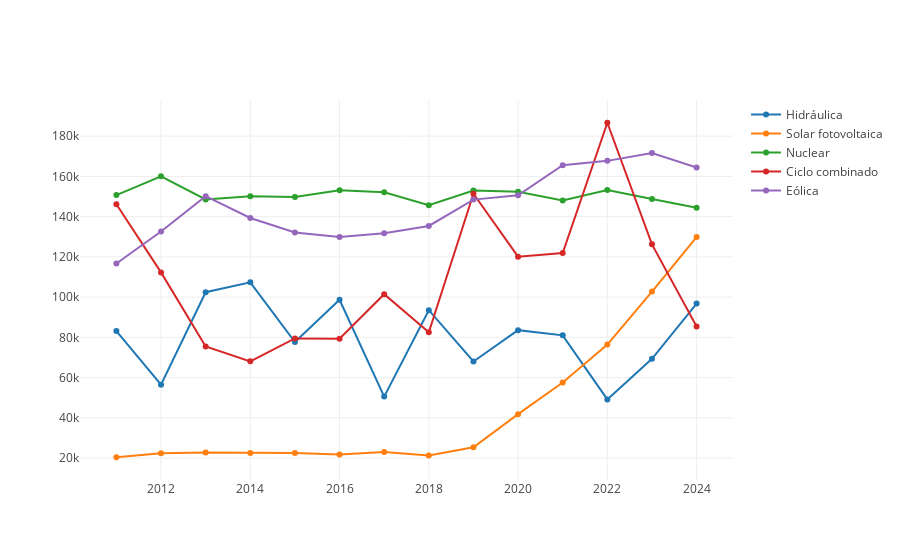

The cell this chart's notebook holds for it:
### Markdown cell above
### Gráfico evolución anual distintos tipos de energia

### Code cell
def AnalisisEnergiasAnual(listaEnergias: Seq[String], dataFrameBalance: DataFrame): Unit = {
  // Agrupar y calcular la media para datos renovables
  def calcularMediaAnual(df: DataFrame, tipo: String): DataFrame = {
    df.filter(col("Tipo") === tipo)
      .filter(date_format(col("FechaCompleta"), "yyyy") =!= "2010")  
      .groupBy(date_format(col("FechaCompleta"), "yyyy").as("Año"))
      .agg(sum("Valor").as("ValorPromedio"))
      .orderBy("Año")
  }

  val valores = listaEnergias.map(tipoEnergia => calcularMediaAnual(dataFrameBalance, tipoEnergia))
  val fechas = valores.head.select("Año").as[String].collect.toSeq
  val seqValores = valores.map(valor => valor.select("ValorPromedio").as[Double].collect.toSeq)

  val traces = listaEnergias.zip(seqValores).map { case (nombre, seqValor) =>
    Scatter(fechas, seqValor, name = nombre)
  }

  val data = traces
  plot(data)
}

val EnergiasParaAnalizar = Seq("Hidráulica", "Solar fotovoltaica", "Nuclear", "Ciclo combinado", "Eólica")
AnalisisEnergiasAnual(EnergiasParaAnalizar, dataFrameBalance)

### Figure 1 — Plotly figure (JSON) as saved in the notebook; plotly's stock layout.template omitted (floating-point values rounded to 4 significant figures)
{"data": [{"name": "Hidráulica", "type": "scatter", "x": ["2011", "2012", "2013", "2014", "2015", "2016", "2017", "2018", "2019", "2020", "2021", "2022", "2023", "2024"], "y": [83150.0, 56490.0, 102400.0, 107300.0, 77650.0, 98700.0, 50550.0, 93510.0, 67990.0, 83580.0, 81000.0, 49140.0, 69340.0, 96780.0]}, {"name": "Solar fotovoltaica", "type": "scatter", "x": ["2011", "2012", "2013", "2014", "2015", "2016", "2017", "2018", "2019", "2020", "2021", "2022", "2023", "2024"], "y": [20410.0, 22390.0, 22810.0, 22520.0, 22560.0, 21810.0, 23010.0, 21290.0, 25360.0, 41830.0, 57530.0, 76420.0, 102700.0, 129900.0]}, {"name": "Nuclear", "type": "scatter", "x": ["2011", "2012", "2013", "2014", "2015", "2016", "2017", "2018", "2019", "2020", "2021", "2022", "2023", "2024"], "y": [150700.0, 160100.0, 148500.0, 150200.0, 149800.0, 153100.0, 152200.0, 145700.0, 153000.0, 152300.0, 148000.0, 153300.0, 148700.0, 144400.0]}, {"name": "Ciclo combinado", "type": "scatter", "x": ["2011", "2012", "2013", "2014", "2015", "2016", "2017", "2018", "2019", "2020", "2021", "2022", "2023", "2024"], "y": [146200.0, 112300.0, 75440.0, 68090.0, 79480.0, 79280.0, 101500.0, 82500.0, 151400.0, 120100.0, 121900.0, 186700.0, 126200.0, 85440.0]}, {"name": "Eólica", "type": "scatter", "x": ["2011", "2012", "2013", "2014", "2015", "2016", "2017", "2018", "2019", "2020", "2021", "2022", "2023", "2024"], "y": [116700.0, 132600.0, 150200.0, 139300.0, 132100.0, 129900.0, 131800.0, 135400.0, 148500.0, 150600.0, 165500.0, 167700.0, 171600.0, 164400.0]}], "layout": {"autosize": true, "xaxis": {"autorange": true, "range": [2010.0, 2025.0], "type": "linear"}, "yaxis": {"autorange": true, "range": [8236.0, 198800.0], "type": "linear"}}}
